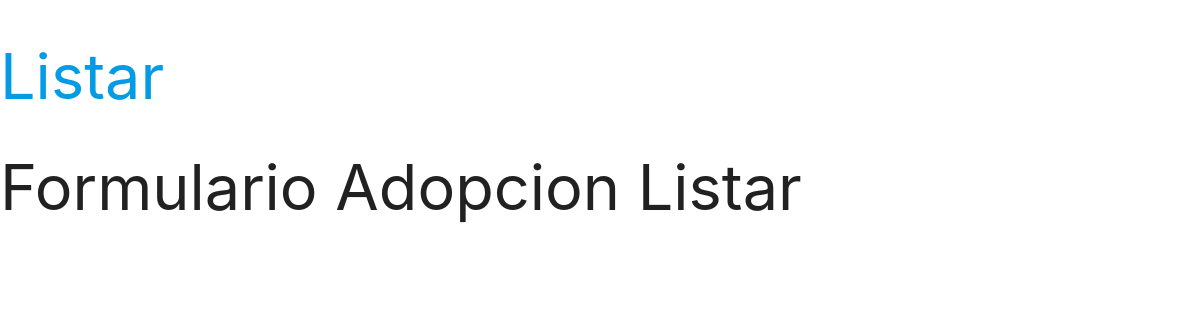
Page /formularioAdopcion/adoptadosList/ (signed in) on the earlier database version.
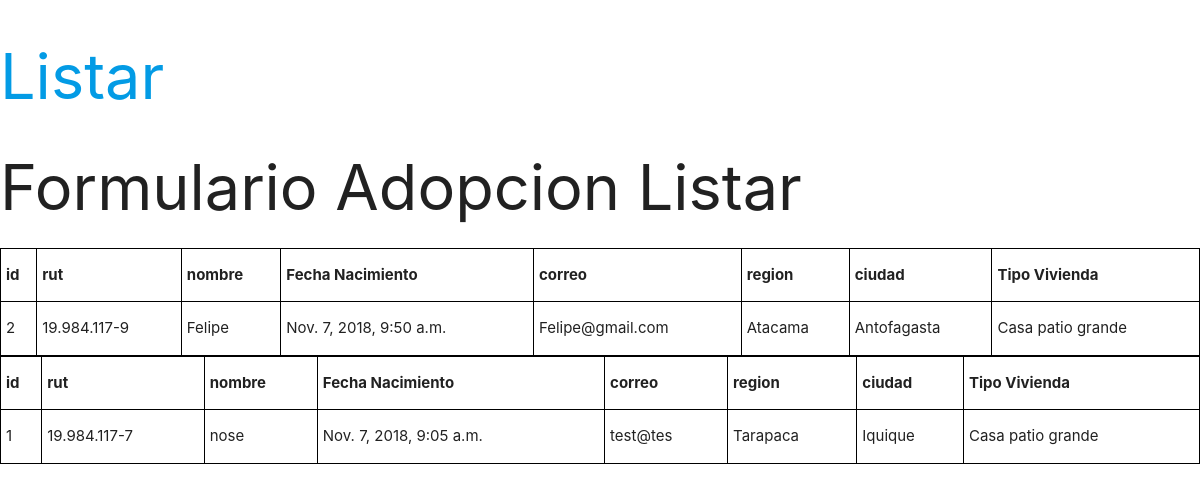
Same page on the later database version.
### adopcion/models.py (models this page shows, shortened)
class FormularioAdopcion(models.Model):
    REGION_CHOICES = (
        ('Tarapaca','Tarapaca'),
        ('Antofagasta','Antofagasta'),
        ('Atacama','Atacama'),
        ('Coquimbo','Coquimbo'),
        ('Valparaiso','Valparaiso'),
        ('O´Higgins','O´Higgins'),
        ('Maule','Maule'),
        ('Concepcion','Concepcion'),
        ('Araucania','Araucania'),
        ('Los Lagos','Los Lagos'),
        ('Aysén','Aysén'),
        ('Magallanes','Magallanes'),
        ('Metropolitana','Metropolitana'),
        ('Los Rios','Los Rios'),
        ('Arica','Arica'),
        ('Ñuble','Ñuble'),
    )
    CIUDAD_CHOICES = (
        ('Iquique','Iquique'),
        ('Antofagasta','Antofagasta'),
        ('Copiapo','Copiapo'),
        ('Coquimbo','Coquimbo'),
        ('Valparaiso','Valparaiso'),
        ('Rancagua','Rancagua'),
        ('Talca','Talca'),
        ('Concepcion','Concepcion'),
        ('Temuco','Temuco'),
        ('Puerto Montt','Puerto Montt'),
        ('Coyhiaique','Coyhiaique'),
        ('Punta Arenas','Punta Arenas'),
        ('Santiago','Santiago'),
        ('Valdivia','Valdivia'),
        ('Arica','Arica'),
        ('Chillán','Chillán'),
    )
    VIVIENDA_CHOICES = (
        ('Casa patio grande','Casa patio grande'),
        ('Casa patio pequeño','Casa patio pequeño'),
        ('Casa sin patio','Casa sin patio'),
        ('Departamento','Departamento'),
    )
    rut = models.CharField(max_length=12, help_text="Ej: 12.123.123-1" , unique=True)
    correo = models.CharField(max_length=100)
    nombre = models.CharField(max_length=60, help_text="Nombre Completo")
    fechaNac = models.DateTimeField(default=timezone.now)
    region = models.CharField(max_length=60, choices = REGION_CHOICES ,help_text="region")
    ciudad = models.CharField(max_length=60, choices = CIUDAD_CHOICES , help_text="ciudad")
    tipoVivienda = models.CharField(max_length=60, choices = VIVIENDA_CHOICES , help_text="vivienda")
    autor = models.ForeignKey(User,on_delete=models.CASCADE,default=None)

### adopcion/views.py (the view)
@login_required(login_url="/cuentas/login/")
def Formulario_adopcion_Listar(request):
    FormAdopAll = FormularioAdopcion.objects.all().order_by('nombre')
    return render(request,'adopcion/Formulario_adopcion_listar.html', {'FormAdopAll':FormAdopAll})

### adopcion/templates/adopcion/Formulario_adopcion_listar.html (shortened to what this page needs)
{% load static from staticfiles %}
<!DOCTYPE html>
<html>
    <head>
        <link rel="stylesheet" href="{% static 'estilos.css' %}">
    </head>
    <Body>
        <H1><a href="{% url 'adopcion:adoptadosListar' %}">Listar</a></H1>
        <h1>Formulario Adopcion Listar</h1>
        <div class="FormAdopAll">
                {% for FormularioAdopcion in FormAdopAll %}
            <div class="FormularioAdopcion">
                <table>
                        <tr>
                                <th>id</th>
                                <th>rut</th>
                                <th>nombre</th>
                                <th>Fecha Nacimiento</th>
                                <th>correo</th>
                                <th>region</th>
                                <th>ciudad</th>
                                <th>Tipo Vivienda</th>
                        </tr>
                    <tr>
                        <td>{{FormularioAdopcion.id}}</td>
                        <td>{{FormularioAdopcion.rut}}</td>
                        <td>{{FormularioAdopcion.nombre}}</td>
                        <td>{{FormularioAdopcion.fechaNac}}</td>
                        <td>{{FormularioAdopcion.correo}}</td>
                        <td>{{FormularioAdopcion.region}}</td>
                        <td>{{FormularioAdopcion.ciudad}}</td>
                        <td>{{FormularioAdopcion.tipoVivienda}}</td>
                    </tr>
            </div>
                {% endfor  %}
            </div>
    </Body>
</html>

Differences in the rows shown:
added FormularioAdopcion: id "2", rut "19.984.117-9", nombre "Felipe", fechaNac "Nov. 7, 2018, 9:50 a.m.", correo "Felipe@gmail.com", region "Atacama", ciudad "Antofagasta", tipoVivienda "Casa patio grande"
added FormularioAdopcion: id "1", rut "19.984.117-7", nombre "nose", fechaNac "Nov. 7, 2018, 9:05 a.m.", correo "test@tes", region "Tarapaca", ciudad "Iquique", tipoVivienda "Casa patio grande"
